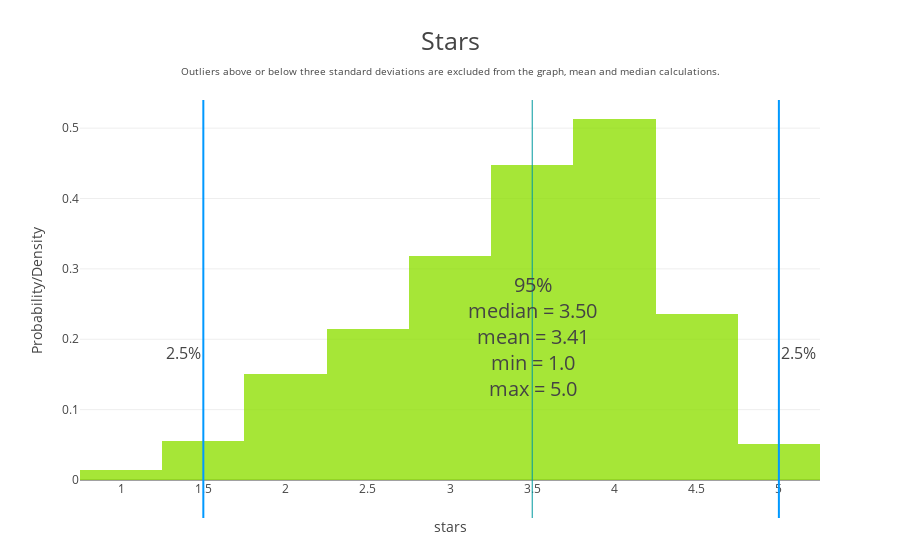
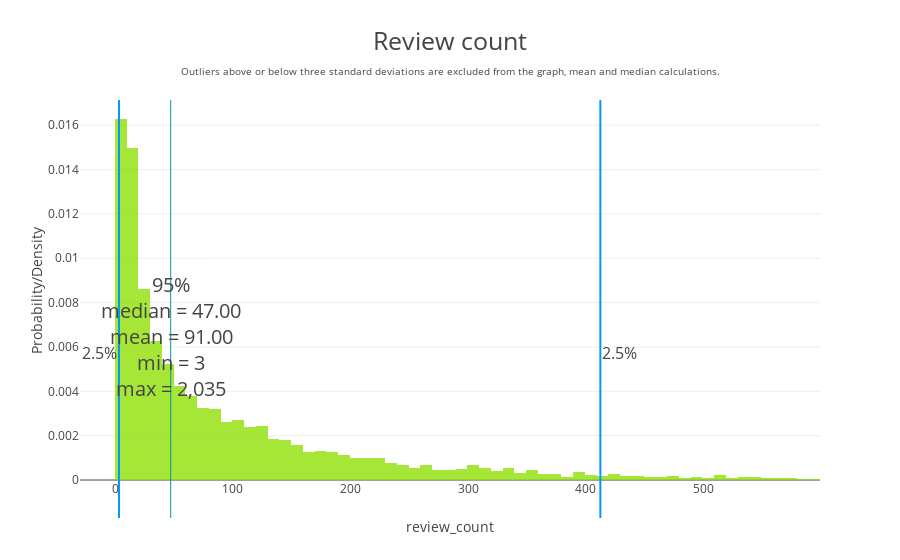
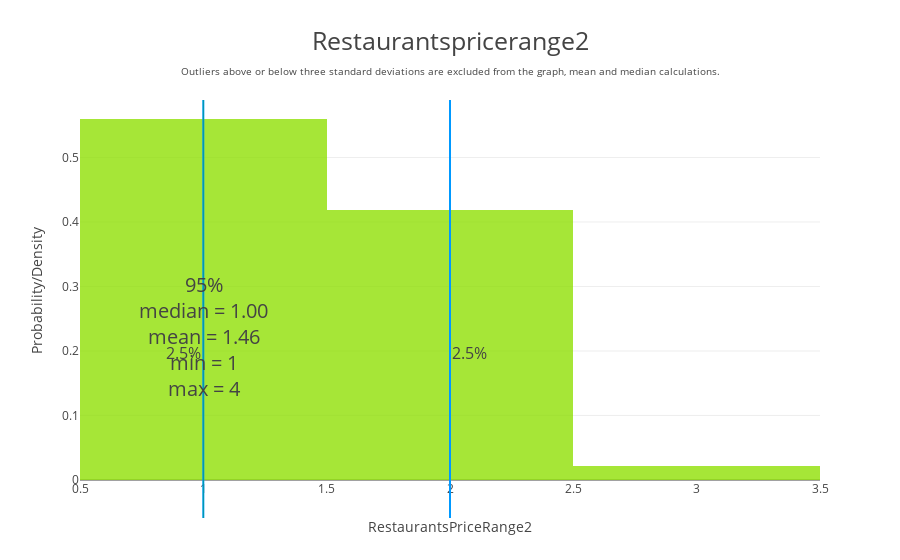

Write notebook code for charts like these, in order.
### Code cell
for col in numeric_cols :
    plot_histogram( col )

### Figure 1 — Plotly figure (JSON) as saved in the notebook; plotly's stock layout.template omitted (floating-point values rounded to 4 significant figures; data arrays with more than 128 entries replaced by an {"elided": "..."} marker saying what was removed)
{"data": [{"histfunc": "avg", "histnorm": "probability density", "marker": {"color": "#90e006"}, "opacity": 0.8, "type": "histogram", "x": {"elided": "7365 float values"}}], "layout": {"annotations": [{"font": {"size": 16}, "showarrow": false, "text": "2.5%", "x": 1.5, "xanchor": "right", "xref": "x", "y": 0.3, "yref": "paper"}, {"font": {"size": 20}, "showarrow": false, "text": "95%<br>median = 3.50<br>mean = 3.41<br>min = 1.0<br>max = 5.0", "x": 3.5, "xanchor": "center", "xref": "x", "y": 0.2, "yref": "paper"}, {"font": {"size": 16}, "showarrow": false, "text": "2.5%", "x": 5, "xanchor": "left", "xref": "x", "y": 0.3, "yref": "paper"}, {"font": {"color": "rose", "size": 10}, "showarrow": false, "text": "Outliers above or below three standard deviations are excluded from the graph, mean and median calculations.", "x": 0.5, "xanchor": "center", "xref": "paper", "y": 1.1, "yanchor": "center", "yref": "paper"}], "shapes": [{"line": {"color": "#0099FF", "dash": "solid", "width": 2}, "type": "line", "x0": 1.5, "x1": 1.5, "xref": "x", "y0": -0.1, "y1": 1, "yref": "paper"}, {"line": {"color": "#00999F", "dash": "solid", "width": 1}, "type": "line", "x0": 3.5, "x1": 3.5, "xref": "x", "y0": -0.1, "y1": 1, "yref": "paper"}, {"line": {"color": "#0099FF", "dash": "solid", "width": 2}, "type": "line", "x0": 5, "x1": 5, "xref": "x", "y0": -0.1, "y1": 1, "yref": "paper"}], "title": "Stars", "titlefont": {"size": "25"}, "xaxis": {"title": "stars", "type": "discrete"}, "yaxis": {"title": "Probability/Density"}}}

### Figure 2 — Plotly figure (JSON) as saved in the notebook; plotly's stock layout.template omitted (floating-point values rounded to 4 significant figures; data arrays with more than 128 entries replaced by an {"elided": "..."} marker saying what was removed)
{"data": [{"histfunc": "avg", "histnorm": "probability density", "marker": {"color": "#90e006"}, "opacity": 0.8, "type": "histogram", "x": {"elided": "7217 int values"}}], "layout": {"annotations": [{"font": {"size": 16}, "showarrow": false, "text": "2.5%", "x": 3, "xanchor": "right", "xref": "x", "y": 0.3, "yref": "paper"}, {"font": {"size": 20}, "showarrow": false, "text": "95%<br>median = 47.00<br>mean = 91.00<br>min = 3<br>max = 2,035", "x": 47, "xanchor": "center", "xref": "x", "y": 0.2, "yref": "paper"}, {"font": {"size": 16}, "showarrow": false, "text": "2.5%", "x": 412.6, "xanchor": "left", "xref": "x", "y": 0.3, "yref": "paper"}, {"font": {"color": "rose", "size": 10}, "showarrow": false, "text": "Outliers above or below three standard deviations are excluded from the graph, mean and median calculations.", "x": 0.5, "xanchor": "center", "xref": "paper", "y": 1.1, "yanchor": "center", "yref": "paper"}], "shapes": [{"line": {"color": "#0099FF", "dash": "solid", "width": 2}, "type": "line", "x0": 3, "x1": 3, "xref": "x", "y0": -0.1, "y1": 1, "yref": "paper"}, {"line": {"color": "#00999F", "dash": "solid", "width": 1}, "type": "line", "x0": 47, "x1": 47, "xref": "x", "y0": -0.1, "y1": 1, "yref": "paper"}, {"line": {"color": "#0099FF", "dash": "solid", "width": 2}, "type": "line", "x0": 412.6, "x1": 412.6, "xref": "x", "y0": -0.1, "y1": 1, "yref": "paper"}], "title": "Review count", "titlefont": {"size": "25"}, "xaxis": {"title": "review_count", "type": "discrete"}, "yaxis": {"title": "Probability/Density"}}}

### Figure 3 — Plotly figure (JSON) as saved in the notebook; plotly's stock layout.template omitted (floating-point values rounded to 4 significant figures; data arrays with more than 128 entries replaced by an {"elided": "..."} marker saying what was removed)
{"data": [{"histfunc": "avg", "histnorm": "probability density", "marker": {"color": "#90e006"}, "opacity": 0.8, "type": "histogram", "x": {"elided": "6951 int values"}}], "layout": {"annotations": [{"font": {"size": 16}, "showarrow": false, "text": "2.5%", "x": 1, "xanchor": "right", "xref": "x", "y": 0.3, "yref": "paper"}, {"font": {"size": 20}, "showarrow": false, "text": "95%<br>median = 1.00<br>mean = 1.46<br>min = 1<br>max = 4", "x": 1, "xanchor": "center", "xref": "x", "y": 0.2, "yref": "paper"}, {"font": {"size": 16}, "showarrow": false, "text": "2.5%", "x": 2, "xanchor": "left", "xref": "x", "y": 0.3, "yref": "paper"}, {"font": {"color": "rose", "size": 10}, "showarrow": false, "text": "Outliers above or below three standard deviations are excluded from the graph, mean and median calculations.", "x": 0.5, "xanchor": "center", "xref": "paper", "y": 1.1, "yanchor": "center", "yref": "paper"}], "shapes": [{"line": {"color": "#0099FF", "dash": "solid", "width": 2}, "type": "line", "x0": 1, "x1": 1, "xref": "x", "y0": -0.1, "y1": 1, "yref": "paper"}, {"line": {"color": "#00999F", "dash": "solid", "width": 1}, "type": "line", "x0": 1, "x1": 1, "xref": "x", "y0": -0.1, "y1": 1, "yref": "paper"}, {"line": {"color": "#0099FF", "dash": "solid", "width": 2}, "type": "line", "x0": 2, "x1": 2, "xref": "x", "y0": -0.1, "y1": 1, "yref": "paper"}], "title": "Restaurantspricerange2", "titlefont": {"size": "25"}, "xaxis": {"title": "RestaurantsPriceRange2", "type": "discrete"}, "yaxis": {"title": "Probability/Density"}}}
